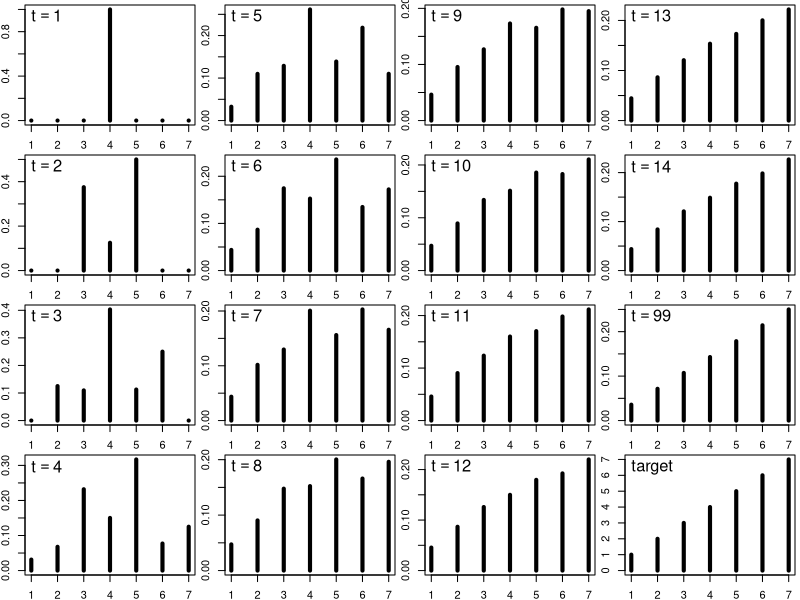
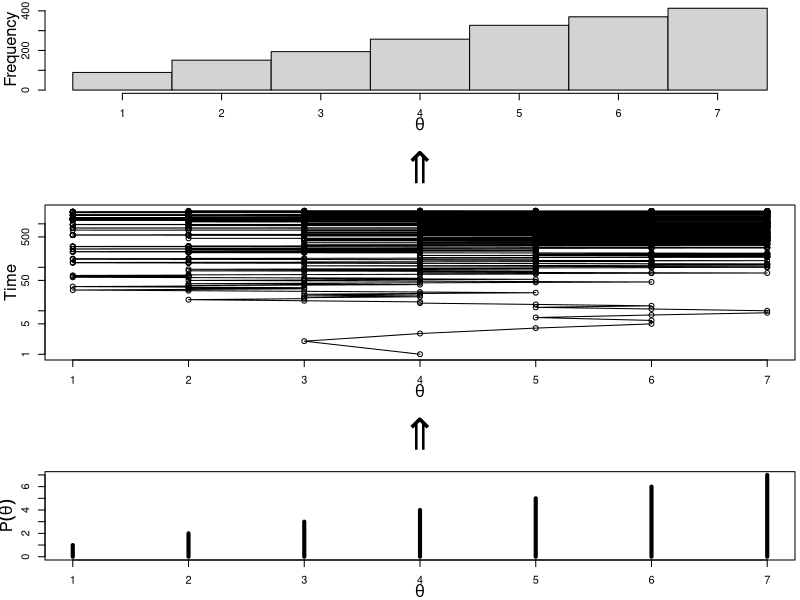

Write the R code that produced these figures, in order.
# MCMC demo. Simple Metropolis algorithm applied to 1D discrete values, with
# proposal distribution being merely to try one value up or one value down.
graphics.off()

# Specify probability mass in each interval
# Comment out all but one of spec's below
#
relprob = c(0,1,2,3,4,5,6,7,0) # MUST HAVE ZERO AT EACH END!
distribname = "incline"
#
#relprob = c(0,1,2,3,4,5,0) # MUST HAVE ZERO AT EACH END!
#distribname = "shortincline"
#
#relprob = c(0,1,2,3,4,5,1,2,3,4,0) # MUST HAVE ZERO AT EACH END!
#distribname = "sawtooth"

############################################################################
# Part I: Plot the probability of being in each position as a function of 
# update number. This is not an individual trajectory, but a distribution
# of probabilities that the particle is in each possible position.
############################################################################

# pin is the target relative probability distribution with matrix attributes.
pin = matrix( relprob , nrow=1 , ncol=length(relprob) , byrow=TRUE )

# Specify transition matrix, tm. Rows are from, columns are to.
# This assumes that the proposal distribution is either choosing one interval 
# up or one interval down.
pup = .5 # MUST BE <=.5, prob. of choosing interval above current interval
pdown = pup # probability of choosing interval below current interval
tm = matrix( 0 , nrow=length(relprob) , ncol=length(relprob) )
# NEXT STATEMENT RELIES ON ZEROS AT ENDS OF relprob
for ( rowint in (1+1) : (length(relprob)-1) ) { 
	# determine p(rowint-1)
	tm[rowint,rowint-1] = pdown * min( pin[1,rowint-1]/pin[1,rowint] , 1 )
	# determine p(rowint+1)
	tm[rowint,rowint+1] = pup * min( pin[1,rowint+1]/pin[1,rowint] , 1 )
	# determine p(rowint)
	tm[rowint,rowint] = 1 - tm[rowint,rowint-1] - tm[rowint,rowint+1]	
} 

# Specify initial probability vector. Must have length same as relprob.
pvec = matrix( 0 , nrow=1 , ncol=length(relprob) )
pvec[1,ceiling(median(1:length(pvec)))] = 1

# Specify number of updates to execute
nupdate = 99
# Specify graphics window details.
nr = 4  # 3 for shortincline, 5 otherwise
nc = 4
windows(7,7)
layout( matrix(1:nupdate,nrow=nr,ncol=nc,byrow=FALSE) )
par(mar=c(2,2,0,0)) # number of margin lines: bottom,left,top,right
par(mgp=c(1,1,0)) # which margin lines to use for labels
par(mai=c(0.25,0.25,0.05,0.05)) # margin size in inches: bottom,left,top,right

# Plot the updated distributions
for ( t in 1:nupdate ) {
	if ( t <= (nr*nc - 2) ) {
		plot( 1:(length(pvec)-2) , pvec[2:(length(pvec)-1)] 
			, type="h" , lwd=4 , xlab="" , ylab="" 
			,ylim=c(0,max(pvec[2:(length(pvec)-1)])) )
		text( 1,max(pvec),bquote(t==.(t)) ,adj=c(0,1) ,cex=1.5)
	}
	pvec = pvec %*% tm
}

# Plot the final updated distribution
plot( 1:(length(pvec)-2) , pvec[2:(length(pvec)-1)] 
	, type="h" , lwd=4 , xlab="" , ylab="" 
	,ylim=c(0,max(pvec[2:(length(pvec)-1)])) )
text( 1,max(pvec),bquote(t==.(t)) ,adj=c(0,1) ,cex=1.5)

# Plot the target distribution.
prob = relprob 
plot( 1:(length(pvec)-2) , prob[2:(length(prob)-1)] 
		, type="h" , lwd=4 , xlab="" , ylab="" 
		,ylim=c(0,max(prob[2:(length(prob)-1)])) )
text( 1,max(prob),bquote(target) ,adj=c(0,1) ,cex=1.5)

# Save the plot as an EPS file.
filename = paste( "BinomMCMCdemo_", distribname ,".eps",sep="")
dev.copy2eps(file=filename)


############################################################################
# Part II: Plot some individual trajectories.
############################################################################

set.seed(47)

trajlength = 2000
trajectory = rep( 0 , trajlength )

# Start in middle of range
trajectory[1] = ceiling(median(1:length(relprob)))

for ( t in 1:(trajlength-1) ) {
	currentposition = trajectory[t]
	proposedjump = sample( c(-1,1) , 1 )
	probaccept = min( 1, 
		relprob[ currentposition + proposedjump ]
		/ relprob[ currentposition ] )
	if ( runif(1) < probaccept ) {
		trajectory[ t+1 ] = trajectory[t] + proposedjump
	} else {
		trajectory[ t+1 ] = trajectory[t]
	}
}


trajectory = trajectory-1
trajectoryX = 1:(length(relprob)-2)

windows(7,10)
layout( matrix( c( 1,1,1,1, 2,2, 3,3,3,3,3,3, 4,4, 5,5,5,5 )
	, nrow=9 , ncol=2 , byrow=TRUE ) )

# plot 1 is histogram
par(mar=c(2,2,0,0)) # number of margin lines: bottom,left,top,right
par(mgp=c(2,1,0)) # which margin lines to use for labels
par(mai=c(0.4,0.45,0.05,0.05)) # margin size in inches: bottom,left,top,right
burnin=200
hist( trajectory[burnin:length(trajectory)] 
	, breaks = c(0,trajectoryX)+.5
	, xlab=bquote(theta) ,main="" ,cex.lab=1.5 )


# make upward arrow 
# Specify margin measurements for subplot.
par(mai=c(0.0,0.4,0.0,0.0)) # margin size in inches: bottom,left,top,right
plot( 0 , 0 ,type="n" ,bty="n" ,xaxt="n" ,yaxt="n" ,xlab="" ,ylab="" )
text(0,0 ,bquote( " " %dblup% " " ) ,cex=4 )


# plot 3 is trajectory
par(mar=c(3,2,0,0)) # number of margin lines: bottom,left,top,right
par(mgp=c(2,1,0)) # which margin lines to use for labels
par(mai=c(0.4,0.45,0.05,0.05)) # margin size in inches: bottom,left,top,right
yvec = seq( trajlength , 1 , by=(-1) )
plot( trajectory , 1:trajlength , type='o' 
	, xlab=bquote(theta)
	,log='y' , ylab="Time" , main="" ,cex.lab=1.5)

# plot 4 is upward arrow
# Specify margin measurements for subplot.
par(mai=c(0.0,0.4,0.0,0.0)) # margin size in inches: bottom,left,top,right
plot( 0 , 0 ,type="n" ,bty="n" ,xaxt="n" ,yaxt="n" ,xlab="" ,ylab="" )
text(0,0 ,bquote( " " %dblup% " " ) ,cex=4 )

# plot 5 is target relprob
par(mar=c(2,2,0,0)) # number of margin lines: bottom,left,top,right
par(mgp=c(2,1,0)) # which margin lines to use for labels
par(mai=c(0.4,0.45,0.05,0.05)) # margin size in inches: bottom,left,top,right
plot( trajectoryX , relprob[2:(length(relprob)-1)] 
	, type='h' ,lwd=4
      , xlab=bquote(theta)
	, ylim = c(0,max(relprob)) , ylab=expression(P(theta))  ,cex.lab=1.5)

# Save the plot as an EPS file.
# To save graphs, please see update at
# http://doingbayesiandataanalysis.blogspot.com/2013/01/uniform-r-code-for-opening-saving.html
#filename = paste( "BinomMCMCdemowalk_", distribname ,".eps",sep="")
#dev.copy2eps(file=filename)

